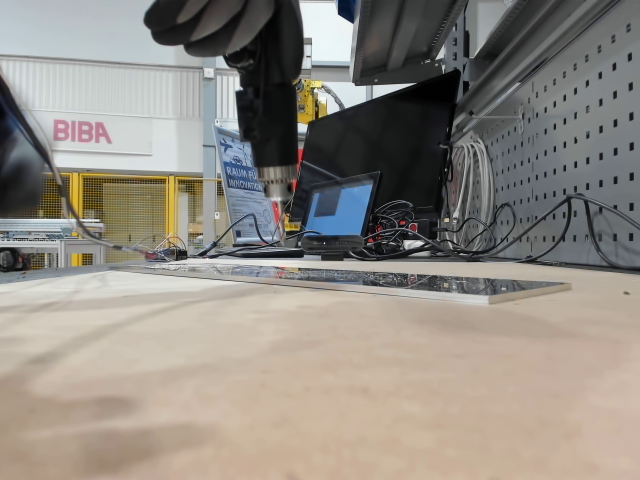
#> input picture model_prototyping/temp/cam_1_Z_76.png, 640 x 480 px
$ python rgb_hsv.py
#> lines starting #> are read from the running program, lines starting #| are printed output that depends on the picture; after the words box and inside, x2 and y2 are one past the last pixel; in counts of white or black regions, pixels touching at a corner belong together
import matplotlib.pyplot as plt
import cv2
import numpy as np
from skimage import io, measure
from scipy import ndimage as nd
#from matplotlib.colors import rgb_to_hsv


img = io.imread("temp/cam_1_Z_76.png")
#> img is the input picture: shape (480, 640, 3); mean R, G, B 144.4, 138.7, 131.1
#gray = cv2.cvtColor(img, cv2.COLOR_RGB2GRAY)
plt.imshow(img)


# TODO: define region of interest:
"""
# define ROI of RGB image 'img'
roi = img[r1:r2, c1:c2]

# convert it into HSV
hsv = cv2.cvtColor(roi,cv2.COLOR_BGR2HSV)
"""
# todo: get histogram

"""
https://dsp.stackexchange.com/questions/5922/how-to-determine-range-of-hsv-values-of-the-image
"""


## convert to hsv
hsv = cv2.cvtColor(img, cv2.COLOR_RGB2HSV)
#> hsv: shape (480, 640, 3); mean H, S, V 52.7, 33.6, 148.3
#mask = cv2.inRange(hsv, (100, 90, 90), (120, 255, 255))  #Blue
#mask = cv2.inRange(hsv, (160, 90, 20), (180, 255, 255))  #Red
mask = cv2.inRange(hsv, (0,0,75), (150, 150, 255))   #gray
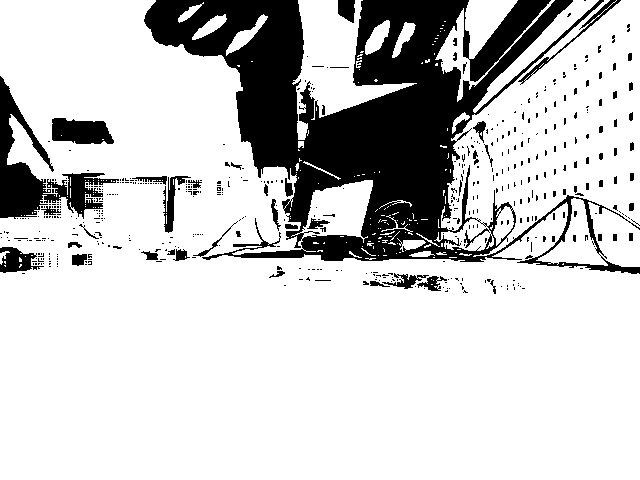
#> mask: shape (480, 640); 79.5% white; 512 black regions (454 under 20 px), largest, box (x1, y1, x2, y2) and area: (144, 0, 640, 274) 50176, (0, 76, 119, 219) 4815, (52, 118, 114, 144) 1277
plt.imshow(mask)


closed_mask = nd.binary_closing(mask, np.ones((7,7)))
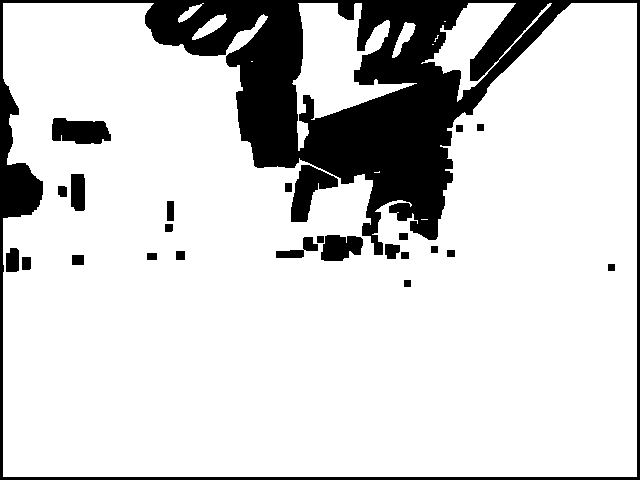
#> closed_mask: shape (480, 640) bool; 82.3% white; 25 black regions, largest, box (x1, y1, x2, y2) and area: (0, 0, 640, 480) 48282, (291, 165, 338, 222) 1338, (52, 118, 111, 144) 1227
plt.imshow(closed_mask)

label_image = measure.label(closed_mask)
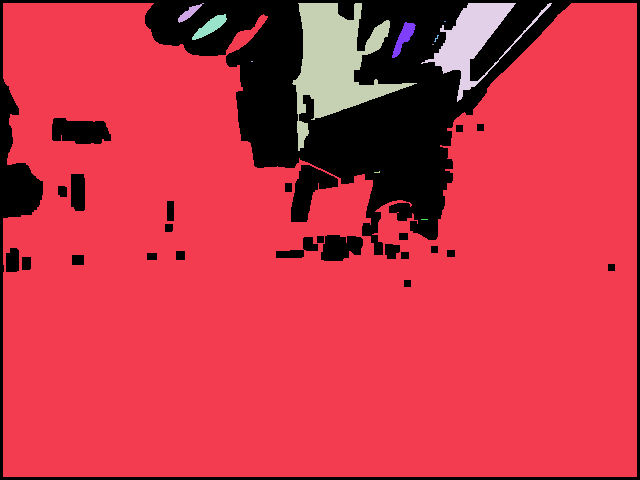
#> label_image: shape (480, 640) int32; 13 distinct labels, from 0 to 12; one colour per label, 0 black
plt.imshow(label_image)

print('done')

"""
rgb range for drill
44,44,44
123,123,123
x,x,x
y,y,y
z,z,z
etc
"""

"""
hsv values range for drill
10, 20, 90
40, 10,90
85,19,160
80, 20, 100
80, 20, 150
90, 30, 150

10,10,90
90, 30, 160
"""
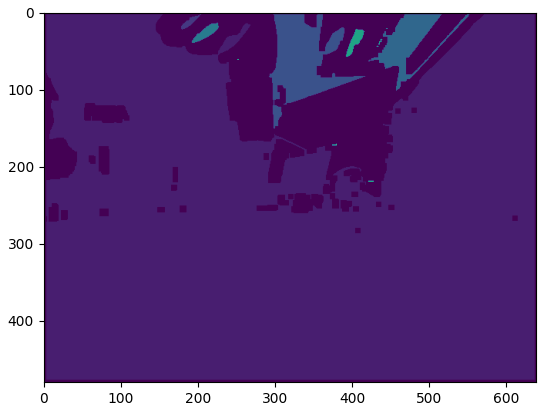
#> figure drawn by matplotlib, 1 panel

$ run again, with model_prototyping/temp/cam_1_Z_66.png copied over model_prototyping/temp/cam_1_Z_76.png
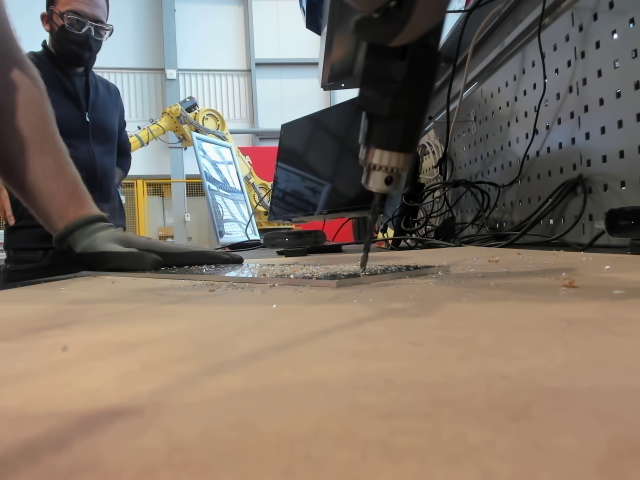
#> input picture model_prototyping/temp/cam_1_Z_66.png, 640 x 480 px
#> img is the input picture: shape (480, 640, 3); mean R, G, B 128.7, 116, 104
#> hsv: shape (480, 640, 3); mean H, S, V 43.7, 58.9, 133.8
#> `mask = cv2.inRange(hsv, (0,0,75), (150, 150, 255))`:
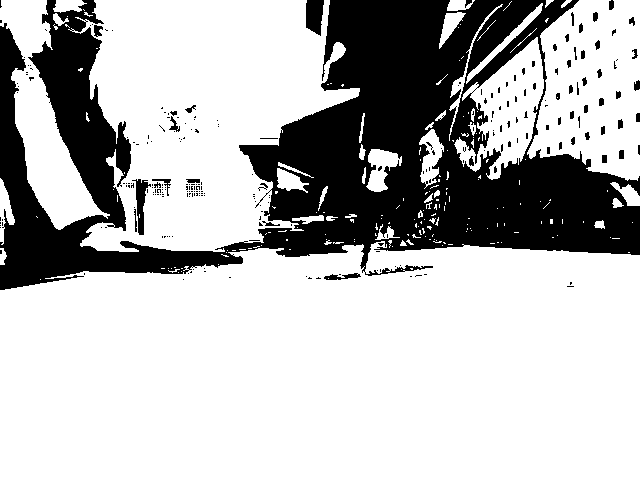
#> mask: shape (480, 640); 72.7% white; 251 black regions (203 under 20 px), largest, box (x1, y1, x2, y2) and area: (0, 0, 640, 290) 80316, (306, 0, 324, 36) 516, (132, 179, 151, 235) 432
#> closed_mask: shape (480, 640) bool; 74.2% white; 9 black regions, largest, box (x1, y1, x2, y2) and area: (0, 0, 640, 480) 68641, (33, 26, 131, 227) 8625, (451, 98, 475, 139) 583
#> label_image: shape (480, 640) int32; 39 distinct labels, from 0 to 38
#> `"""`:
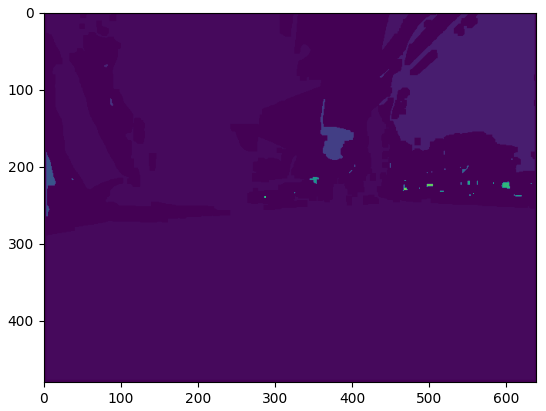
#> figure drawn by matplotlib, 1 panel

$ run again, with model_prototyping/temp/cam_2_Z_82.png copied over model_prototyping/temp/cam_1_Z_76.png
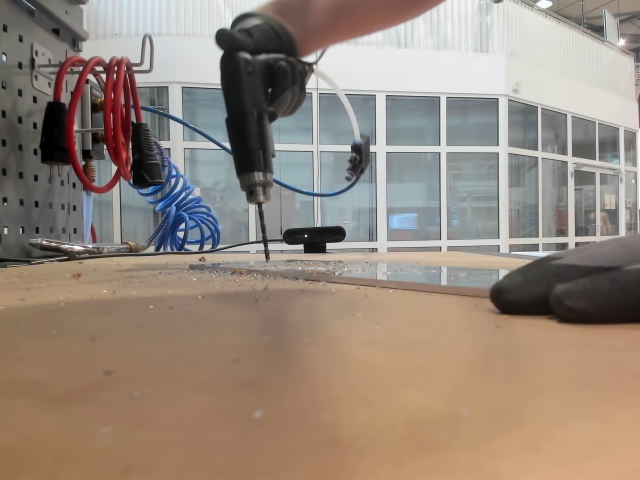
#> input picture model_prototyping/temp/cam_2_Z_82.png, 640 x 480 px
#> img is the input picture: shape (480, 640, 3); mean R, G, B 150.6, 136.5, 124.6
#> hsv: shape (480, 640, 3); mean H, S, V 41.7, 54.5, 154.1
#> `mask = cv2.inRange(hsv, (0,0,75), (150, 150, 255))`:
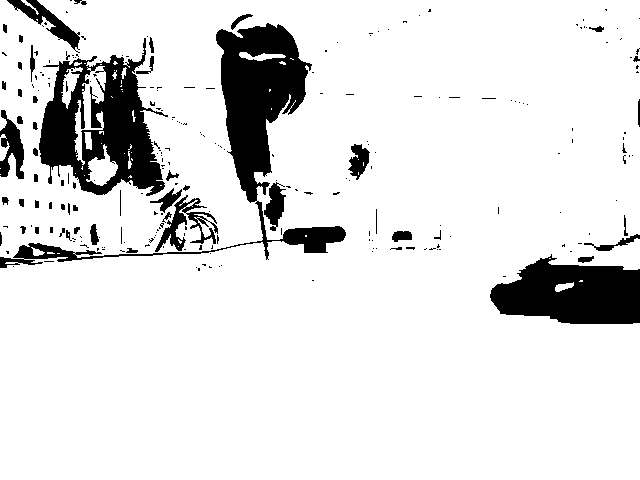
#> mask: shape (480, 640); 88.2% white; 242 black regions (189 under 20 px), largest, box (x1, y1, x2, y2) and area: (0, 23, 346, 268) 11917, (39, 38, 168, 196) 9818, (490, 254, 640, 324) 7436
#> closed_mask: shape (480, 640) bool; 88.7% white; 17 black regions, largest, box (x1, y1, x2, y2) and area: (0, 0, 640, 480) 14056, (216, 25, 306, 201) 8862, (39, 64, 161, 195) 7842
#> label_image: shape (480, 640) int32; 10 distinct labels, from 0 to 9
#> `"""`:
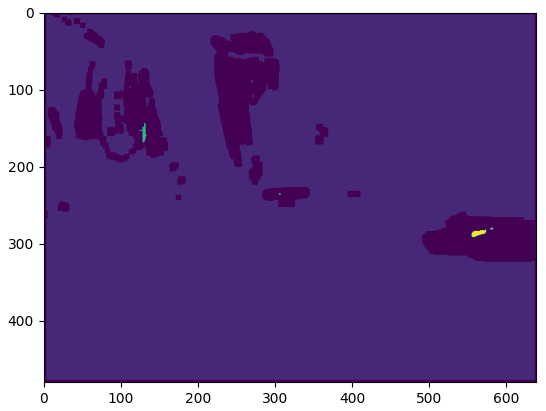
#> figure drawn by matplotlib, 1 panel
